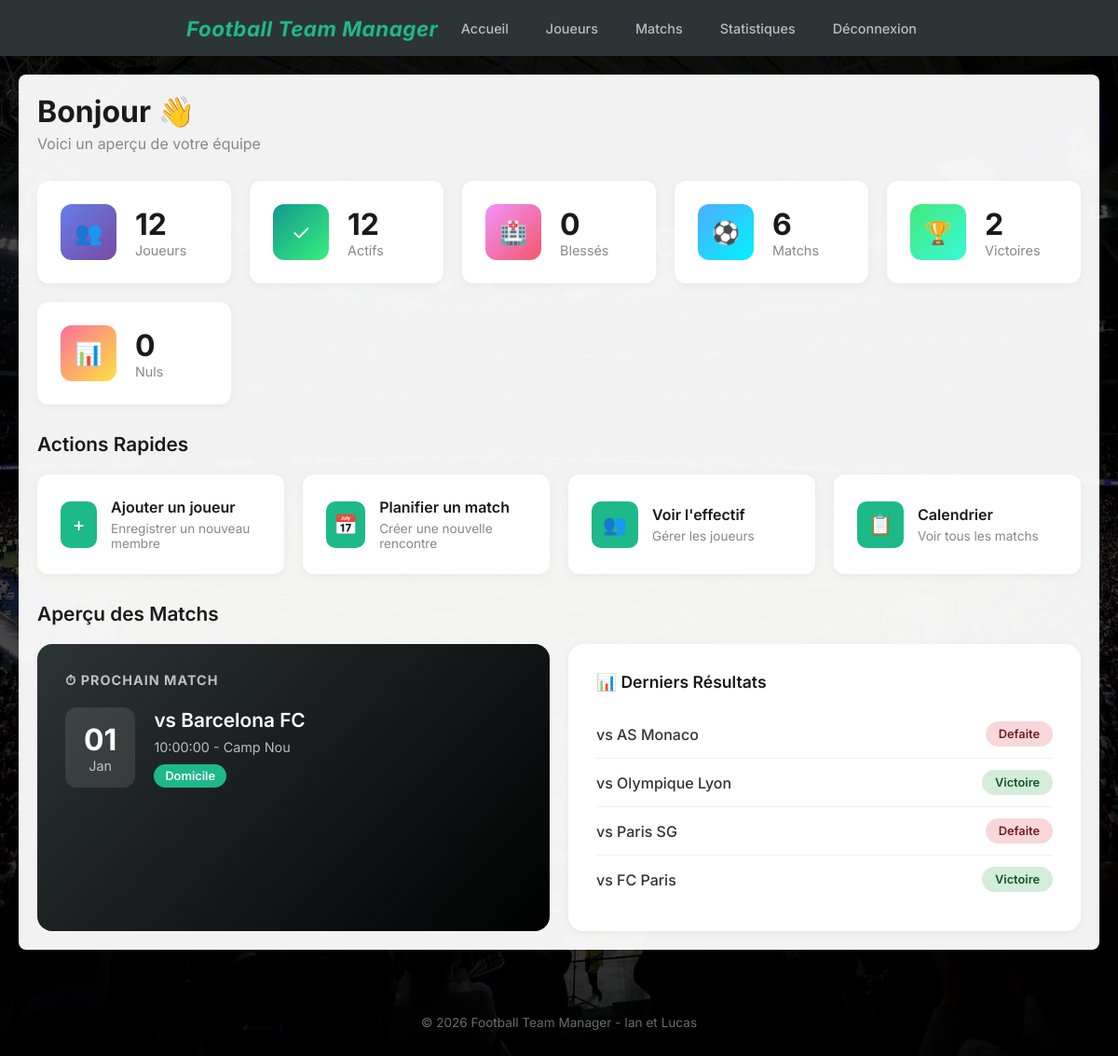
Before: /vue/accueil.php (signed in) with the older database file.
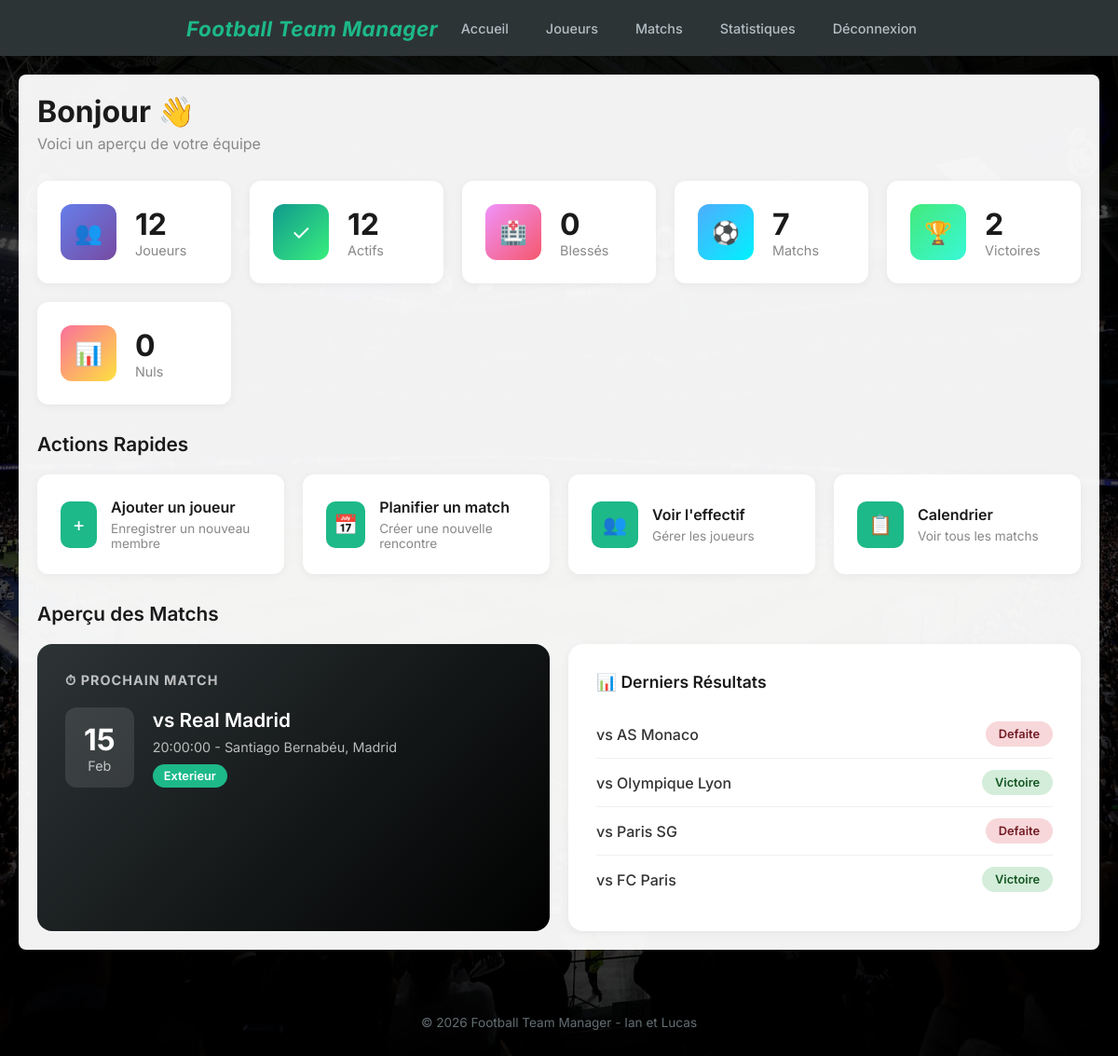
After: the same page with the newer database file.
### tables this page shows
CREATE TABLE IF NOT EXISTS `rencontre` (
  `id_rencontre` int NOT NULL AUTO_INCREMENT,
  `date_rencontre` date NOT NULL,
  `heure` time NOT NULL,
  `adresse` varchar(255) NOT NULL,
  `nom_equipe_adverse` varchar(50) NOT NULL,
  `lieu` enum('Domicile','Exterieur') NOT NULL,
  `resultat` enum('Victoire','Defaite','Nul') DEFAULT NULL,
  `image_stade` varchar(255) DEFAULT NULL,
  PRIMARY KEY (`id_rencontre`)
);

### src/modele/ConnexionBD.php (called while the page is built, shortened)
<?php
class ConnexionBD
{
    private static $instance = null;
    private $pdo;
    private function __construct()
    {
        $host = HOST;
        $db = DB;
        $user = USER;
        $pass = PASS;
        try {
            $this->pdo = new PDO("mysql:host=$host;dbname=$db;charset=utf8", $user, $pass);
            $this->pdo->setAttribute(PDO::ATTR_ERRMODE, PDO::ERRMODE_EXCEPTION);
        } catch (Exception $e) {
            die('Erreur : ' . $e->getMessage());
        }
    }
    public static function getInstance()
    {
        if (self::$instance === null) {
            self::$instance = new ConnexionBD();
        }
        return self::$instance;
    }
    public function getPDO()
    {
        return $this->pdo;
    }
}
?>

### src/modele/JoueurDAO.php (called while the page is built, shortened)
<?php
require_once __DIR__ . '/ConnexionBD.php';
class JoueurDAO
{
    private $pdo;
    public function __construct()
    {
        $this->pdo = ConnexionBD::getInstance()->getPDO();
    }
    public function getJoueurs()
    {
        $req = $this->pdo->query('SELECT * FROM joueur ORDER BY nom, prenom');
        return $req->fetchAll(PDO::FETCH_ASSOC);
    }
}
?>

### src/modele/RencontreDAO.php (called while the page is built, shortened)
<?php
require_once __DIR__ . '/ConnexionBD.php';
class RencontreDAO
{
    private $pdo;
    public function __construct()
    {
        $this->pdo = ConnexionBD::getInstance()->getPDO();
    }
    public function getRencontres()
    {
        $sql = "SELECT * FROM rencontre ORDER BY date_rencontre DESC, heure DESC";
        $req = $this->pdo->query($sql);
        return $req->fetchAll(PDO::FETCH_ASSOC);
    }
}
?>

### src/vue/accueil.php (the view, shortened to what this page needs)
<?php
require_once __DIR__ . '/../modele/JoueurDAO.php';
require_once __DIR__ . '/../modele/RencontreDAO.php';
$joueurDAO = new JoueurDAO();
$rencontreDAO = new RencontreDAO();
$joueurs = $joueurDAO->getJoueurs();
$rencontres = $rencontreDAO->getRencontres();
$totalJoueurs = count($joueurs);
$joueursActifs = count(array_filter($joueurs, fn($j) => $j['statut'] === 'Actif'));
$joueursBlessés = count(array_filter($joueurs, fn($j) => $j['statut'] === 'Blessé'));
$totalMatchs = count($rencontres);
$victoires = count(array_filter($rencontres, fn($r) => $r['resultat'] === 'Victoire'));
$nuls = count(array_filter($rencontres, fn($r) => $r['resultat'] === 'Nul'));
$matchsAVenir = array_filter($rencontres, fn($r) => $r['resultat'] === null);
$prochainMatch = !empty($matchsAVenir) ? reset($matchsAVenir) : null;
require_once __DIR__ . '/header.php';
?>
<link rel="stylesheet" href="/css/accueil.css">
<div class="dashboard">
    <div class="welcome-section">
        <h1>Bonjour <?php echo htmlspecialchars($_SESSION['username']); ?> 👋</h1>
        <p class="subtitle">Voici un aperçu de votre équipe</p>
    </div>
    <div class="stats-grid">
        <div class="stat-card">
            <div class="stat-icon players">👥</div>
            <div class="stat-info">
                <h3><?= $totalJoueurs ?></h3>
                <p>Joueurs</p>
            </div>
        </div>
        <div class="stat-card">
            <div class="stat-icon active">✓</div>
            <div class="stat-info">
                <h3><?= $joueursActifs ?></h3>
                <p>Actifs</p>
            </div>
        </div>
        <div class="stat-card">
            <div class="stat-icon injured">🏥</div>
            <div class="stat-info">
                <h3><?= $joueursBlessés ?></h3>
                <p>Blessés</p>
            </div>
        </div>
        <div class="stat-card">
            <div class="stat-icon matches">⚽</div>
            <div class="stat-info">
                <h3><?= $totalMatchs ?></h3>
                <p>Matchs</p>
            </div>
        </div>
        <div class="stat-card">
            <div class="stat-icon victories">🏆</div>
            <div class="stat-info">
                <h3><?= $victoires ?></h3>
                <p>Victoires</p>
            </div>
        </div>
        <div class="stat-card">
            <div class="stat-icon defeats">📊</div>
            <div class="stat-info">
                <h3><?= $nuls ?></h3>
                <p>Nuls</p>
            </div>
        </div>
    </div>
    <h2 class="section-title">Actions Rapides</h2>
    <div class="quick-actions">
        <a href="/controleur/joueur/AjouterJoueur.php" class="action-card">
            <div class="action-icon">+</div>
            <div>
                <h4>Ajouter un joueur</h4>
                <p>Enregistrer un nouveau membre</p>
            </div>
        </a>
        <a href="/controleur/rencontre/ajouterRencontre.php" class="action-card">
            <div class="action-icon">📅</div>
            <div>
                <h4>Planifier un match</h4>
                <p>Créer une nouvelle rencontre</p>
            </div>
        </a>
        <a href="/controleur/joueur/ObtenirTousLesJoueurs.php" class="action-card">
            <div class="action-icon">👥</div>
            <div>
                <h4>Voir l'effectif</h4>
                <p>Gérer les joueurs</p>
            </div>
        </a>
        <a href="/controleur/rencontre/ObtenirToutesLesRencontres.php" class="action-card">
            <div class="action-icon">📋</div>
            <div>
                <h4>Calendrier</h4>
                <p>Voir tous les matchs</p>
            </div>
        </a>
    </div>
    <h2 class="section-title">Aperçu des Matchs</h2>
    <div class="next-match-section">
        <div class="next-match-card">
            <h3>⏱ Prochain Match</h3>
            <?php if ($prochainMatch): ?>
                <?php
                $date = new DateTime($prochainMatch['date_rencontre']);
                $day = $date->format('d');
                $month = $date->format('M');
                ?>
                <div class="match-info">
                    <div class="match-date-box">
                        <div class="day"><?= $day ?></div>
                        <div class="month"><?= $month ?></div>
                    </div>
                    <div class="match-details">
                        <h4>vs <?= htmlspecialchars($prochainMatch['nom_equipe_adverse']) ?></h4>
                        <p><?= htmlspecialchars($prochainMatch['heure']) ?> -
                            <?= htmlspecialchars($prochainMatch['adresse']) ?>
                        </p>
                        <span class="venue-badge"><?= htmlspecialchars($prochainMatch['lieu']) ?></span>
                    </div>
                </div>
            <?php else: ?>
                <div class="no-match">
                    <p>Aucun match programmé</p>
                </div>
            <?php endif; ?>
        </div>
        <div class="recent-results-card">
            <h3>📊 Derniers Résultats</h3>
            <?php
            $matchsJoues = array_filter($rencontres, fn($r) => $r['resultat'] !== null);
            $dernierMatchs = array_slice($matchsJoues, 0, 4);
            ?>
            <?php if (!empty($dernierMatchs)): ?>
                <?php foreach ($dernierMatchs as $m): ?>
                    <div class="result-item">
                        <span class="result-opponent">vs <?= htmlspecialchars($m['nom_equipe_adverse']) ?></span>
                        <?php
                        $resultClass = strtolower($m['resultat']);
                        $resultText = $m['resultat'];
                        ?>
                        <span class="result-badge <?= $resultClass ?>"><?= $resultText ?></span>
                    </div>
                <?php endforeach; ?>
            <?php else: ?>
                <div class="no-match">
                    <p>Aucun résultat disponible</p>
                </div>
            <?php endif; ?>
        </div>
    </div>
</div>
<?php require_once __DIR__ . '/footer.php'; ?>

### src/vue/header.php (shortened to what this page needs)
<!DOCTYPE html>
<html>
<head>
    <link rel="stylesheet" href="/css/global.css">
</head>
<body>
    <nav>
        <a href="/vue/accueil.php" class="logo">Football Team Manager</a>
        <div class="nav-links">
            <a href="/vue/accueil.php">Accueil</a>
            <a href="/controleur/joueur/ObtenirTousLesJoueurs.php">Joueurs</a>
            <a href="/controleur/rencontre/ObtenirToutesLesRencontres.php">Matchs</a>
            <a href="/controleur/stats/AfficherStatistiques.php">Statistiques</a>
            <a href="/controleur/logout.php" onclick="return confirm('Vous allez vous deconnecter');">Déconnexion</a>
        </div>
    </nav>
    <div class="container">

### src/vue/footer.php
</div>
<footer>
    <p>&copy;
        <?php echo date('Y'); ?> Football Team Manager - Ian et Lucas
    </p>
</footer>
</body>
</html>

### src/css/global.css (style rules this page uses)
* { margin: 0; padding: 0; box-sizing: border-box; }
body { font-family: 'Inter', -apple-system, BlinkMacSystemFont, 'Segoe UI', Roboto, sans-serif; background-image: url('/modele/img/stadiumbackground.jpg'); background-size: cover; background-position: center; background-attachment: fixed; background-repeat: no-repeat; background-color: #e8ecef; min-height: 100vh; }
nav { background-color: #2d3436; padding: 0 200px; display: flex; justify-content: space-between; align-items: center; height: 60px; }
.logo { font-size: 1.4rem; font-weight: 700; font-style: italic; color: #1db988; letter-spacing: 0.5px; text-decoration: none; cursor: pointer; }
.nav-links { display: flex; align-items: center; gap: 8px; }
.nav-links a { color: #b2bec3; text-decoration: none; font-size: 0.9rem; font-weight: 500; padding: 8px 16px; border-radius: 4px; transition: all 0.2s ease; }
.container { background-color: rgba(255, 255, 255, 0.95); padding: 20px; margin: 20px; border-radius: 8px; }
.venue-badge { display: inline-block; padding: 6px 14px; border-radius: 20px; font-size: 0.85rem; font-weight: 500; }
.result-badge { display: inline-block; padding: 6px 14px; border-radius: 20px; font-size: 0.8rem; font-weight: 600; }
footer { text-align: center; padding: 30px 0; color: #636e72; font-size: 0.85rem; margin-top: 40px; }

Changed rows visible on the page:
no longer on this page (row unchanged): rencontre: date_rencontre "01", date_rencontre "Jan", nom_equipe_adverse "Barcelona FC", heure "10:00:00", adresse "Camp Nou", lieu "Domicile"
added rencontre: date_rencontre "15", date_rencontre "Feb", nom_equipe_adverse "Real Madrid", heure "20:00:00", adresse "Santiago Bernabéu, Madrid", lieu "Exterieur"
Other visible differences:
$totalMatchs: "6" → "7"
